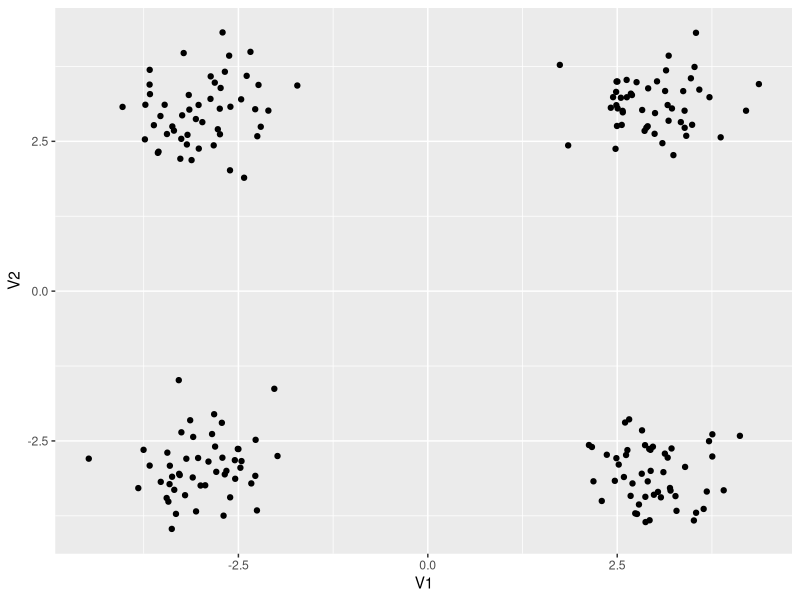

Generate this figure with R:
library(tidyverse)
library(purrr)
library(glue)
library(mvtnorm)
# library(patchwork)

# Implementing Algorithm 8: Aka MH + Gibs + Auxiliary parameters from Neal 2000. 

# Start with our data. 
Sigma <- matrix(c(0.5,0,0,0.5),2,2)*0.5
data <- list(
  c(-3,3),
  c( 3,3),
  c(-3,-3),
  c(3,-3)
) %>% 
  map_df(~as_tibble(rmvnorm(n = 50, mean = ., sigma = Sigma)))

# Plot to see our nice and separated clusters
ggplot(data, aes(x = V1, y = V2)) + geom_point()

# The prior for our cluster locations which is a normal centered at the origin with a large variance. 
cluster_center_prior <- function(){
  rmvnorm(n = 1, mean = c(0,0), sigma = Sigma*5) 
}

  
num_initial_clusts <- 20

# Start by drawing some number of intial clusters from our prior
clusters <- 1:num_initial_clusts %>% 
  map_df(~as_tibble(cluster_center_prior())) %>% 
  mutate(id = 1:n())

# We start by randomly assigning points to a given starting cluster. 
data_cluster_membership <- data %>% 
  mutate(cluster = sample(1:num_initial_clusts, size = n(), replace = TRUE))


i <- 1


# Need to add M more clusters to the clusters list before merging with the data list.
# Then need to decide which cluster to join based on the acceptance algorithm 
# Wrap up in a purrr function to make it fast and clean. 

# take out the point we're looking at 
current_point <- data_cluster_membership[1,c('V1', 'V2')]

# Look at data omitting the currently looked at point. 
(data_cluster_membership[-1,]) %>% 
  group_by(cluster) %>% 
  summarise(n_in = n()) %>% 
  inner_join(clusters, by = c('cluster' = 'id')) %>% 
  mutate(
    likelihood_from_cluster = map2_dbl(V1, V2, ~dmvnorm(current_point, c(.x,.y)))
  )




# First we will initialize a cluster dataframe that contains info on each cluster, its center, and 

# Dataframe that will hold each 

# Start by randomly assigning 